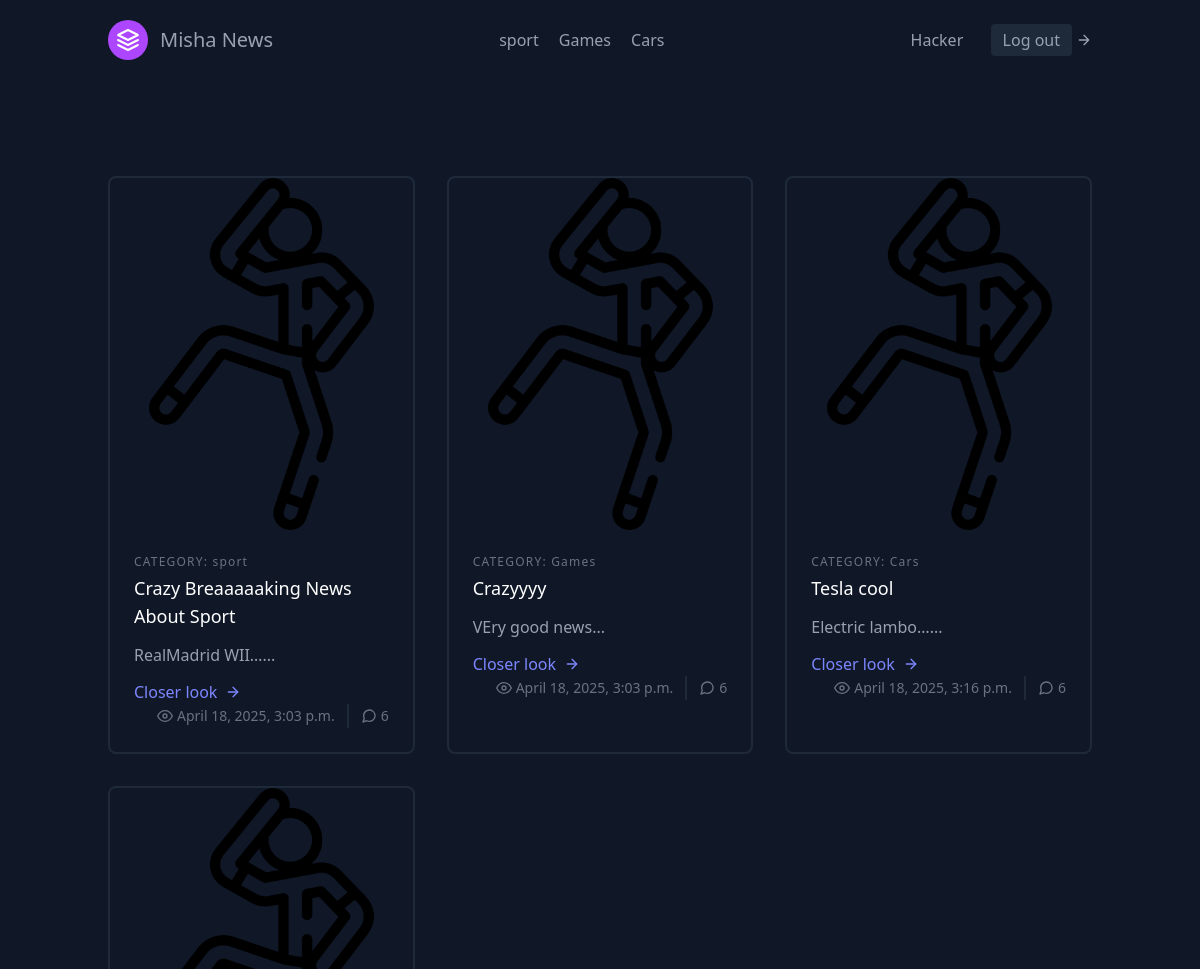
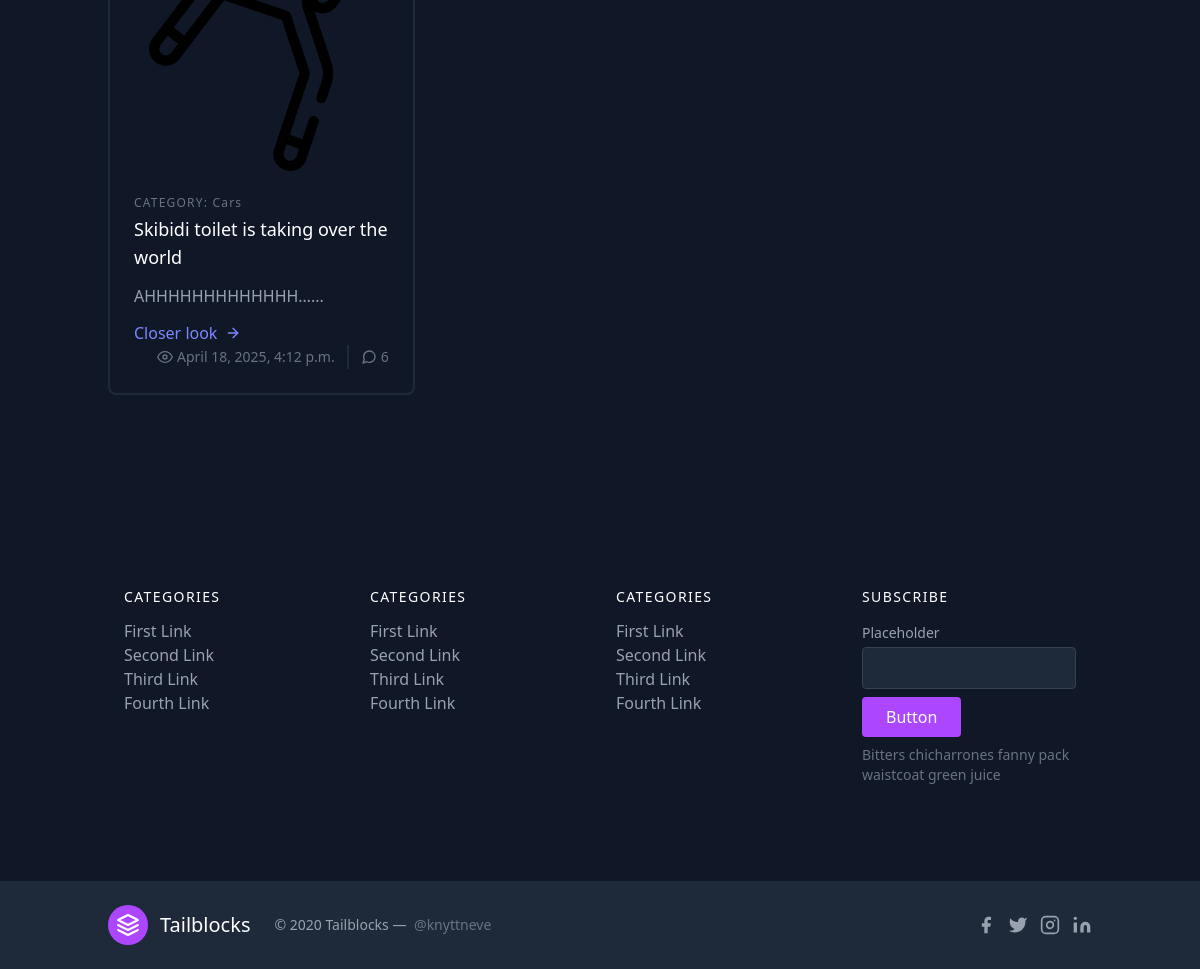
The app's page / (signed in) with its own data (2 pictures, top to bottom).
### Misha/models.py (models this page shows, shortened)
class Category(models.Model):
    name = models.CharField(max_length=200)
    class Meta:
        verbose_name='category'
    def __str__(self) -> str:
        return self.name

class News(models.Model):
    title = models.CharField(max_length=200)
    pub_date = models.DateTimeField(auto_now=True)
    text = models.TextField()
    image = models.ImageField(upload_to='news/images')
    category = models.ForeignKey(Category, on_delete=models.CASCADE)
    class Meta:
        verbose_name_plural='NEWS'
        verbose_name='NEW'

### Misha/views.py (the view)
# urls.py: path('',homepage,name='home'),
def homepage(request):
    categories = Category.objects.all()
    news = News.objects.all()
    context_menu = {
        'misha':news,
        'categories':categories,
    }
    return render(request,'home.html',context_menu)

### templates/home.html (shortened to what this page needs)
{%        extends 'base.html'                  %}
{%           block content                     %}
<script src="https://cdn.jsdelivr.net/npm/@tailwindcss/browser@4"></script>
<section class="text-gray-400 bg-gray-900 body-font">
    <div class="container px-5 py-24 mx-auto">
      <div class="flex flex-wrap -m-4">
         {%   for i in misha     %}
        <div class="p-4 md:w-1/3">
          <div class="h-full border-2 border-gray-800 rounded-lg overflow-hidden">
            <img class="lg:h-88 md:h-76 w-full object-cover object-center" src="{{i.image.url}}" alt="blog">
            <div class="p-6">
              <h2 class="tracking-widest text-xs title-font font-medium text-gray-500 mb-1">CATEGORY:  {{i.category}}</h2>
              <h1 class="title-font text-lg font-medium text-white mb-3">{{i.title}}</h1>
              <p class="leading-relaxed mb-3">{{i.text|truncatechars:15}}...</p>
              <div class="flex items-center flex-wrap ">
                <a href="{%  url 'dev' i.id   %}"class="text-indigo-400 inline-flex items-center md:mb-2 lg:mb-0">Closer look
                  <svg class="w-4 h-4 ml-2" viewBox="0 0 24 24" stroke="currentColor" stroke-width="2" fill="none" stroke-linecap="round" stroke-linejoin="round">
                    <path d="M5 12h14"></path>
                    <path d="M12 5l7 7-7 7"></path>
                  </svg>
                </a>
                <span class="text-gray-500 mr-3 inline-flex items-center lg:ml-auto md:ml-0 ml-auto leading-none text-sm pr-3 py-1 border-r-2 border-gray-800">
                  <svg class="w-4 h-4 mr-1" stroke="currentColor" stroke-width="2" fill="none" stroke-linecap="round" stroke-linejoin="round" viewBox="0 0 24 24">
                    <path d="M1 12s4-8 11-8 11 8 11 8-4 8-11 8-11-8-11-8z"></path>
                    <circle cx="12" cy="12" r="3"></circle>
                  </svg>{{i.pub_date}}
                </span>
                <span class="text-gray-500 inline-flex items-center leading-none text-sm">
                  6
                </span>
              </div>
            </div>
          </div>
        </div>
        {%   endfor             %}
    </div>
</section>
{%   endblock                                  %}

### templates/base.html (shortened to what this page needs)
<!DOCTYPE html>
<html lang="en">
<head>
    <script src="https://cdn.jsdelivr.net/npm/@tailwindcss/browser@4"></script>
</head>
<body>
    <header class="text-gray-400 bg-gray-900 body-font">
        <div class="container mx-auto flex flex-wrap p-5 flex-col md:flex-row items-center">
          <a class="flex title-font font-medium items-center text-white mb-4 md:mb-0">
            <svg xmlns="http://www.w3.org/2000/svg" fill="none" stroke="currentColor" stroke-linecap="round" stroke-linejoin="round" stroke-width="2" class="w-10 h-10 text-white p-2 bg-purple-500 rounded-full" viewBox="0 0 24 24">
              <path d="M12 2L2 7l10 5 10-5-10-5zM2 17l10 5 10-5M2 12l10 5 10-5"></path>
            </svg>
            <a href="{%        url 'home'              %}"><span class="ml-3 text-xl">Misha News</span></a>
          </a>
          <nav class="md:ml-auto md:mr-auto flex flex-wrap items-center text-base justify-center">
            {%for cate in categories%}
            <a href="{% url 'category' cate.id %}" class="mr-5 hover:text-white">{{cate.name}}</a>
            {% endfor %}
          </nav>
          {%     if user.is_authenticated      %}
          <p style="width: 80px;">{{user.username}}</p>
          <button class="inline-flex items-center bg-gray-800 border-0 py-1 px-3 focus:outline-none hover:bg-gray-700 rounded text-base mt-4 md:mt-0"><a href="{%  url  'logo'    %}">Log out</a></button>
            {%    endif %}
            <svg fill="none" stroke="currentColor" stroke-linecap="round" stroke-linejoin="round" stroke-width="2" class="w-4 h-4 ml-1" viewBox="0 0 24 24">
              <path d="M5 12h14M12 5l7 7-7 7"></path>
            </svg>
        </div>
      </header>
      {%       block content             %}
      {%        endblock                 %}
      <footer class="text-gray-400 bg-gray-900 body-font">
        <div class="container px-5 py-24 mx-auto">
          <div class="flex flex-wrap md:text-left text-center order-first">
            <div class="lg:w-1/4 md:w-1/2 w-full px-4">
              <h2 class="title-font font-medium text-white tracking-widest text-sm mb-3">CATEGORIES</h2>
              <nav class="list-none mb-10">
                <li>
                  <a class="text-gray-400 hover:text-white">First Link</a>
                </li>
                <li>
                  <a class="text-gray-400 hover:text-white">Second Link</a>
                </li>
                <li>
                  <a class="text-gray-400 hover:text-white">Third Link</a>
                </li>
                <li>
                  <a class="text-gray-400 hover:text-white">Fourth Link</a>
                </li>
              </nav>
            </div>
            <div class="lg:w-1/4 md:w-1/2 w-full px-4">
              <h2 class="title-font font-medium text-white tracking-widest text-sm mb-3">CATEGORIES</h2>
              <nav class="list-none mb-10">
                <li>
                  <a class="text-gray-400 hover:text-white">First Link</a>
                </li>
                <li>
                  <a class="text-gray-400 hover:text-white">Second Link</a>
                </li>
                <li>
                  <a class="text-gray-400 hover:text-white">Third Link</a>
                </li>
                <li>
                  <a class="text-gray-400 hover:text-white">Fourth Link</a>
                </li>
              </nav>
            </div>
            <div class="lg:w-1/4 md:w-1/2 w-full px-4">
              <h2 class="title-font font-medium text-white tracking-widest text-sm mb-3">CATEGORIES</h2>
              <nav class="list-none mb-10">
                <li>
                  <a class="text-gray-400 hover:text-white">First Link</a>
                </li>
                <li>
                  <a class="text-gray-400 hover:text-white">Second Link</a>
                </li>
                <li>
                  <a class="text-gray-400 hover:text-white">Third Link</a>
                </li>
                <li>
                  <a class="text-gray-400 hover:text-white">Fourth Link</a>
                </li>
              </nav>
            </div>
            <div class="lg:w-1/4 md:w-1/2 w-full px-4">
              <h2 class="title-font font-medium text-white tracking-widest text-sm mb-3">SUBSCRIBE</h2>
              <div class="flex xl:flex-nowrap md:flex-nowrap lg:flex-wrap flex-wrap justify-center items-end md:justify-start">
                <div class="relative w-40 sm:w-auto xl:mr-4 lg:mr-0 sm:mr-4 mr-2">
                  <label for="footer-field" class="leading-7 text-sm text-gray-400">Placeholder</label>
                  <input type="text" id="footer-field" name="footer-field" class="w-full bg-gray-800 rounded border bg-opacity-40 border-gray-700 focus:bg-transparent focus:ring-2 focus:ring-purple-900 focus:border-purple-500 text-base outline-none text-gray-100 py-1 px-3 leading-8 transition-colors duration-200 ease-in-out">
                </div>
                <button class="lg:mt-2 xl:mt-0 flex-shrink-0 inline-flex text-white bg-purple-500 border-0 py-2 px-6 focus:outline-none hover:bg-purple-600 rounded">Button</button>
              </div>
              <p class="text-gray-500 text-sm mt-2 md:text-left text-center">Bitters chicharrones fanny pack
                <br class="lg:block hidden">waistcoat green juice
              </p>
            </div>
          </div>
        </div>
        <div class="bg-gray-800 bg-opacity-75">
          <div class="container px-5 py-6 mx-auto flex items-center sm:flex-row flex-col">
            <a class="flex title-font font-medium items-center md:justify-start justify-center text-white">
              <svg xmlns="http://www.w3.org/2000/svg" fill="none" stroke="currentColor" stroke-linecap="round" stroke-linejoin="round" stroke-width="2" class="w-10 h-10 text-white p-2 bg-purple-500 rounded-full" viewBox="0 0 24 24">
                <path d="M12 2L2 7l10 5 10-5-10-5zM2 17l10 5 10-5M2 12l10 5 10-5"></path>
              </svg>
              <span class="ml-3 text-xl">Tailblocks</span>
            </a>
            <p class="text-sm text-gray-400 sm:ml-6 sm:mt-0 mt-4">© 2020 Tailblocks —
              <a href="https://twitter.com/knyttneve" class="text-gray-500 ml-1" target="_blank" rel="noopener noreferrer">@knyttneve</a>
            </p>
            <span class="inline-flex sm:ml-auto sm:mt-0 mt-4 justify-center sm:justify-start">
              <a class="text-gray-400">
                <svg fill="currentColor" stroke-linecap="round" stroke-linejoin="round" stroke-width="2" class="w-5 h-5" viewBox="0 0 24 24">
                  <path d="M18 2h-3a5 5 0 00-5 5v3H7v4h3v8h4v-8h3l1-4h-4V7a1 1 0 011-1h3z"></path>
                </svg>
              </a>
              <a class="ml-3 text-gray-400">
                <svg fill="currentColor" stroke-linecap="round" stroke-linejoin="round" stroke-width="2" class="w-5 h-5" viewBox="0 0 24 24">
                  <path d="M23 3a10.9 10.9 0 01-3.14 1.53 4.48 4.48 0 00-7.86 3v1A10.66 10.66 0 013 4s-4 9 5 13a11.64 11.64 0 01-7 2c9 5 20 0 20-11.5a4.5 4.5 0 00-.08-.83A7.72 7.72 0 0023 3z"></path>
                </svg>
              </a>
              <a class="ml-3 text-gray-400">
                <svg fill="none" stroke="currentColor" stroke-linecap="round" stroke-linejoin="round" stroke-width="2" class="w-5 h-5" viewBox="0 0 24 24">
                  <rect width="20" height="20" x="2" y="2" rx="5" ry="5"></rect>
                  <path d="M16 11.37A4 4 0 1112.63 8 4 4 0 0116 11.37zm1.5-4.87h.01"></path>
                </svg>
              </a>
              <a class="ml-3 text-gray-400">
                <svg fill="currentColor" stroke="currentColor" stroke-linecap="round" stroke-linejoin="round" stroke-width="0" class="w-5 h-5" viewBox="0 0 24 24">
                  <path stroke="none" d="M16 8a6 6 0 016 6v7h-4v-7a2 2 0 00-2-2 2 2 0 00-2 2v7h-4v-7a6 6 0 016-6zM2 9h4v12H2z"></path>
                  <circle cx="4" cy="4" r="2" stroke="none"></circle>
                </svg>
              </a>
            </span>
          </div>
        </div>
      </footer>
</body>
</html>

### records on screen
Category: name "sport"
Category: name "Games"
Category: name "Cars"
News: image (picture), category "sport", title "Crazy Breaaaaaking News About Sport", text "RealMadrid WII…", pub_date "April 18, 2025, 3:03 p.m."
News: image (picture), category "Games", title "Crazyyyy", text "VEry good news", pub_date "April 18, 2025, 3:03 p.m."
News: image (picture), category "Cars", title "Tesla cool", text "Electric lambo…", pub_date "April 18, 2025, 3:16 p.m."
News: image (picture), category "Cars", title "Skibidi toilet is taking over the world", text "AHHHHHHHHHHHHH…", pub_date "April 18, 2025, 4:12 p.m."

### other values on screen
{{ user.username }} "Hacker"
